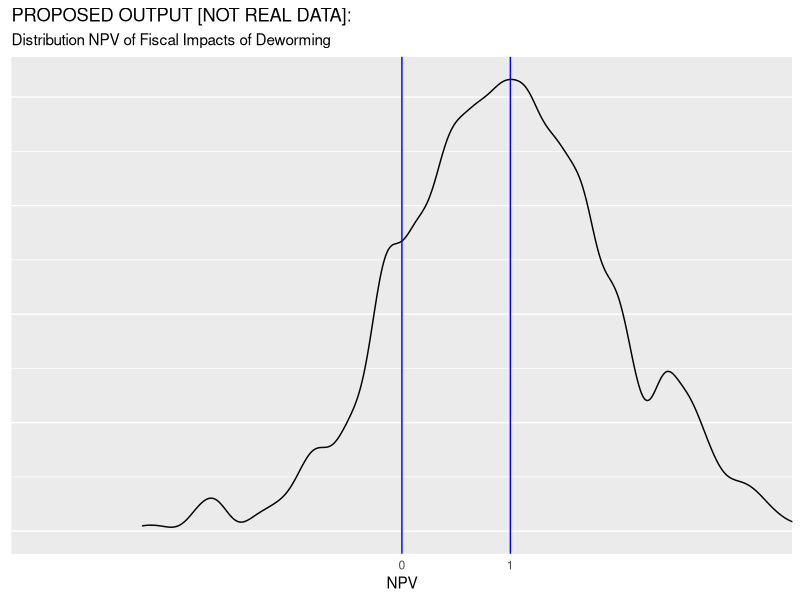
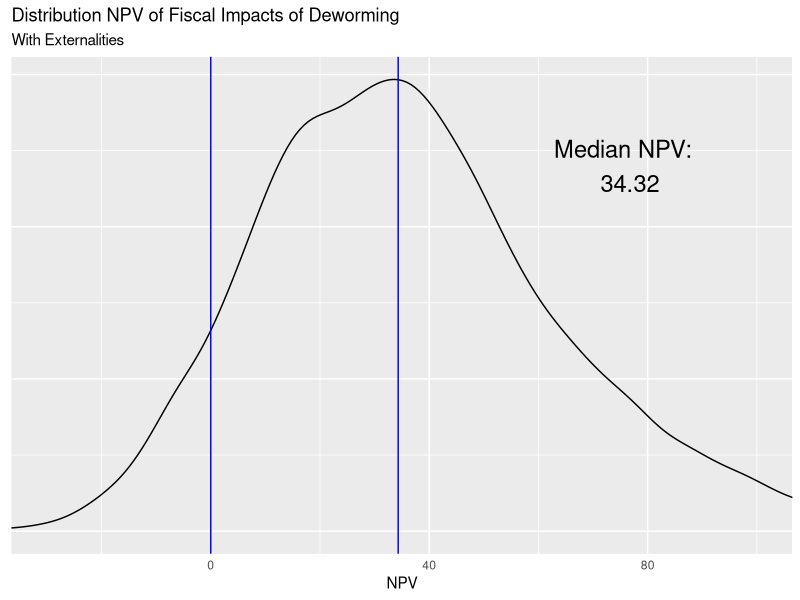

These charts were generated, in order, by the following R code:
## ---- chunk 1
knitr::opts_chunk$set(echo = TRUE)
## ---- chunk 2
## Data 
gov_bonds <- 	0.1185	          #Kenyan interest on sovereign debt - Central Bank of Kenya
inflation <-  0.02              #Kenyan inflation rate - World Bank Development Indicators
wage_ag_val <- 	11.84	          #Mean hourly wage rate (KSH) - Suri 2011 
wage_ww_val <- 	14.5850933      #Control group hourly wage, ww (cond >=10 hrs per week) - Table 4, Panel B
profits_se_val <- 1766          #Control group monthly self-employed profits - Table 4, Panel A
hours_se_cond_val <- 38.1       #Control group weekly self-employed hours, conditional on hrs >0 - Table D13, Panel D
hours_ag_val <- 8.3             #Control group hrs per week, agriculture - Table 4, Panel D
hours_ww_val <- 6.9             #Control group hrs per week, working for wages - Table 4, Panel B
hours_se_val <- 3.3             #Control group hrs per week, self-employment - Table 4, Panel A
ex_rate_val <- 85               #Exchange Rate - Central Bank of Kenya 
growth_rate_val <- 1.52/100     #Per-capita GDP growth, 2002-2011 (accessed 1/29/13) -	World Bank - see notes
coverage_val  <- 0.681333333    #Fraction of treated primary school students within 6 km - from W@W - see note
saturation_val <-  0.511        #Overall Saturation - not reported in table, average of T & C
full_saturation_val <- 0.75     #REPEATED WITH q_full_val in Research component
tax_val <- 0.16575              #ADD INFO
unit_cost_local_val <- 43.66    #Deworm the World
years_of_treat_val <- 2.41      #Additional Years of Treatment - Table 1, Panel A
    
    
## Research   
lambda1_vals <- c(3.49, 0)      #Hrs per week increase for men and women CONFIRM
lambda2_val <- 10.2             #Externality effect (proportional) - Table 3, Panel B
q_full_val <- 0.75              #Take up rates with full subsidy. From Miguel and Kremmer (2007)
    
## Guess work   
periods_val <- 50               #Total number of periods to forecast wages
time_to_jm_val <- 10            #Time from intial period until individual join the labor force
coef_exp_val <- c(0, 0)         #Years of experience coefficients (1-linear, 2-cuadratic)	- see notes 
teach_sal_val <- 5041           #Yearly secondary schooling compensation	5041 - from ROI materials
teach_ben_val <- 217.47         #Yearly secondary schooling teacher benefits	217.47
n_students_val <- 45            #Average pupils per teacher	45


# (Delta E) Additional direct seconday schooling increase (from Joan)	
delta_ed_vals <- c(-0.00176350949079451, 0.00696052250263997, 0.0258570306763183, 
  0.0239963665555466, 0.027301406306074, 0.0234125454594173, 0.0279278879439199, 
  0.00647044449446303, 0.00835739437790601)                                     
delta_ed_vals <- cbind(delta_ed_vals, 1999:2007)

#Additional externality secondary schooling increase (from Joan)
delta_ed_ext_vals <- c(-0.0110126908021048,	0.0140448546741008,	-0.0034636291545585,
                       0.0112940214439477,	0.0571608179771775,	-0.0560546793186931,
                       0.0558284756343451,	0.1546264843901160,	0.0055961489945619)
delta_ed_ext_vals <- cbind(delta_ed_ext_vals, 1999:2007)

#Notes: 
# on growth_rate_val: (http://data.worldbank.org/indicator/NY.GDP.PCAP.KD/), see calculation on "Kenya GDP per capita" tab. In W@W this equals 1.52%. ISSUE: This growth number should be updated to be 2002-2014, I think.
# on coef_exp_val: 1998/1999 Kenyan labor force survey; regression of earnings on age, age^2, female dummy, indicators for attained primary/secondary/beyond, and province dummies. Estimate used in W@W: (0.1019575, -0.0010413). ISSUE: For now assume no further life cycle adjustment beyond KLPS-3 (likely a conservative assumption).
# coverage_val: Overall Saturation (0.511) / 0.75 - not reported in table, average of T & C
## ---- chunk 3
set.seed(1234) 
library(tidyverse)

ggplot() +
  geom_density(aes(x = rnorm(1000, mean = 1),
                   alpha = 1/2), bw=.11, kernel = "gau") +
  geom_vline(xintercept = c(0, 1), col="blue") +
  coord_cartesian(xlim = c(-3,3)) +
  scale_x_discrete(limits = c(0,1))  +   
  guides(alpha = "none", colour="none") +
  labs(y = NULL,
       x = "NPV" ,
       title = "PROPOSED OUTPUT [NOT REAL DATA]:", 
       subtitle = "Distribution NPV of Fiscal Impacts of Deworming")+
  theme(axis.ticks = element_blank(), axis.text.y = element_blank())
## ---- chunk 4
# Gamma is used to index gender. 
npv <- function(n_male=1/2, n_female=1/2, 
                interest_r=interst_r_val, 
                wage=wage_t_val, 
                lambda1_male=lambda1_vals[1],
                lambda1_female=lambda1_vals[2], 
                tax=tax_val, 
                saturation=saturation_val, 
                coverage=coverage_val, 
                cost_of_schooling=cost_per_student, 
                delta_ed_male=delta_ed_vals[,1], 
                delta_ed_female=delta_ed_vals[,1], 
                lambda2_male=lambda2_vals[1], 
                lambda2_female=lambda2_vals[2], 
                s1=0, q1=0, s2=s2_val, q2=q2_val, 
                periods=periods_val) {
  ns <- c(n_male, n_female)
  lambda1s <- c(lambda1_male, lambda1_female)
  lambda2s <- c(lambda2_male, lambda2_female)
  index_t <- 0:periods
  delta_ed_s <- cbind(delta_ed_male, delta_ed_female) 
  delta_ed_s <- rbind(c(0,0), delta_ed_s, matrix(0,41, 2) ) 
  
  benef <- matrix(NA, 51,2)
  for (i in 1:2){
  benef[,i] <- ( 1 / (1 + interest_r) )^index_t * wage * 
                     ( lambda1s[i] + saturation * lambda2s[i] / coverage ) 
  }
  
  res1 <- sum( ns * ( tax * apply(benef, 2, sum) - 
            apply( ( 1 / (1 + interest_r) )^index_t * 
                     delta_ed_s * cost_of_schooling, 2, sum) )
          ) - (s2 * q2  - s1 * q1) 
#  browser()
  return(res1)  
}
## ---- chunk 5
interst_r_val <- gov_bonds - inflation
## ---- chunk 6
wage_0_f <- function(wage_ag = wage_ag_val, 
                     wage_ww = wage_ww_val, 
                     profits_se = profits_se_val, 
                     hours_se_cond = hours_se_cond_val, 
                     hours_ag = hours_ag_val, 
                     hours_ww = hours_ww_val, 
                     hours_se = hours_se_val, 
                     ex_rate = ex_rate_val) {
  wage_se <- profits_se / (4.5 * hours_se_cond)
  wage_ls <- c(wage_ag, wage_ww, wage_se)
  alpha_ls <- c(hours_ag, hours_ww, hours_se) / sum( c(hours_ag, hours_ww, hours_se) )
  res1 <- 1/ex_rate * sum( wage_ls * alpha_ls )
  return(res1)
}

#close to value from spreadsheet (Assumps&Panel A Calcs!B137 = 0.1481084), 
#but I suspect diff due to computational precision 

wage_0_val <- wage_0_f()  

experience_val <- 0:periods_val - time_to_jm_val

wage_t <- function(wage_0 = wage_0_val, 
                   growth_rate = growth_rate_val, 
                   experience = experience_val, 
                   coef_exp1 = coef_exp_val[1], 
                   coef_exp2 = coef_exp_val[2]) {
  res1 <- 52 * wage_0 *( ( 1 + growth_rate )^experience ) * 
    ( 1 + coef_exp1 * experience + coef_exp2 * experience^2 ) * 
    ifelse(0:periods_val >= time_to_jm_val, 1, 0)
  return(res1) 
}

#close to value from spreadsheet (Calcs-Table 5!N21.. = 7.701634678), 
#but I suspect diff due to computational precision 
wage_t_val <- wage_t()
## ---- chunk 7
lambda1_vals <- rep(0.5 * lambda1_vals[1] + 0.5 *lambda1_vals[2], 2)
lambda2_vals <- rep(lambda2_val, 2)
## ---- chunk 8
#R 
coverage_val <-  saturation_val / full_saturation_val
#p 
saturation_val <- full_saturation_val * coverage_val
## ---- chunk 9
cost_per_student <- (teach_sal_val + teach_ben_val) / n_students_val
## ---- chunk 10
# Nothing here yet with delta_ed_vals, but would like to incorporate model from Joan
# delta_ed_vals <- 
delta_ed_ext_total <- delta_ed_ext_vals[,1] + delta_ed_vals[,1]
## ---- chunk 11
s2_val <- ( unit_cost_local_val / ex_rate_val ) * years_of_treat_val
q2_val <- q_full_val
## ---- chunk 12
#no externality NPV
res_npv_no_ext <- npv(lambda2_male = 0, lambda2_female = 0)

#yes externality NPV
res_npv_yes_ext <- npv(delta_ed_male = delta_ed_ext_total, 
                       delta_ed_female = delta_ed_ext_total )
## ---- chunk 13
#34.8401
nsims <- 1e4
set.seed(1234)
#Defaoult dist: normal, default sd: 0.1* mean
## Data 
gov_bonds_sim <- rnorm(n = nsims, mean = gov_bonds, sd = 0.1 * gov_bonds)	
inflation_sim <- rnorm(nsims, inflation, 0.1 * inflation)
wage_ag_val_sim <- rnorm(nsims, wage_ag_val, 0.1 * wage_ag_val)
wage_ww_val_sim <- rnorm(nsims, wage_ww_val, 0.1 * wage_ww_val)
profits_se_val_sim <- rnorm(nsims, profits_se_val, 0.1 * profits_se_val)
hours_se_cond_val_sim <- rnorm(nsims, hours_se_cond_val, 0.1 * hours_se_cond_val)
hours_ag_val_sim <- rnorm(nsims, hours_ag_val, 0.1 * hours_ag_val)
hours_ww_val_sim <- rnorm(nsims, hours_ww_val, 0.1 * hours_ww_val)
hours_se_val_sim <- rnorm(nsims, hours_se_val, 0.1 * hours_se_val)
ex_rate_val_sim <- rnorm(nsims, ex_rate_val, 0.1 * ex_rate_val)
growth_rate_val_sim <- rnorm(nsims, growth_rate_val, 0.1 * growth_rate_val)
coverage_val_sim <- rnorm(nsims, coverage_val, 0.1 * coverage_val)
saturation_val_sim <- rnorm(nsims, saturation_val, 0.1 * saturation_val)
full_saturation_val_sim <- rnorm(nsims, full_saturation_val, 0.1 * full_saturation_val)
tax_val_sim <- rnorm(nsims, tax_val, 0.1 * tax_val)
unit_cost_local_val_sim <- rnorm(nsims, unit_cost_local_val, 0.1 * unit_cost_local_val)
years_of_treat_val_sim <- rnorm(nsims, years_of_treat_val, 0.1 * years_of_treat_val)

## Research
lambda1_vals_sim <- sapply(lambda1_vals, function(x)  rnorm(nsims, mean = x, sd = 0.1 * x) )
lambda2_val_sim <- rnorm(nsims, lambda2_val, 0.1 * lambda2_val)
q_full_val_sim <- rnorm(nsims, q_full_val, 0.1 * q_full_val)

## Guess work
periods_val <- 50           #Total number of periods to forecast wages
time_to_jm_val <- 10        #Time from intial period until individual join the labor force
coef_exp_val_sim <-  sapply(coef_exp_val, function(x)  rnorm(nsims, mean = x, sd = 0.001))
teach_sal_val_sim <- rnorm(nsims, teach_sal_val, 0.1 * teach_sal_val)
teach_ben_val_sim <- rnorm(nsims, teach_ben_val, 0.1 * teach_ben_val)
n_students_val_sim <- rnorm(nsims, n_students_val, 0.1 * n_students_val)

delta_ed_vals_sim <- sapply(delta_ed_vals[,1], function(x)  rnorm(nsims, mean = x, sd = sd(delta_ed_vals[,1])))
colnames(delta_ed_vals_sim) <- 1999:2007

delta_ed_ext_vals_sim <- sapply(delta_ed_ext_vals[,1], function(x)  rnorm(nsims, mean = x, sd = sd(delta_ed_ext_vals[,1])))
colnames(delta_ed_ext_vals_sim) <- 1999:2007

npv_sim <- rep(NA, nsims)
#yes externality NPV
for (i in 1:nsims) {
  interst_r_val <- gov_bonds_sim[i] - inflation_sim[i]
  wage_0_val <- wage_0_f(wage_ag = wage_ag_val_sim[i], 
                       wage_ww = wage_ww_val_sim[i], 
                       profits_se = profits_se_val_sim[i], 
                       hours_se_cond = hours_se_cond_val_sim[i], 
                       hours_ag = hours_ag_val_sim[i], 
                       hours_ww = hours_ww_val_sim[i], 
                       hours_se = hours_se_val_sim[i], 
                       ex_rate = ex_rate_val_sim[i])  
  experience_val <- 0:periods_val - time_to_jm_val
  wage_t_val <- wage_t(wage_0 = wage_0_val, 
                   growth_rate = growth_rate_val_sim[i], 
                   experience = experience_val, 
                   coef_exp1 = coef_exp_val_sim[i,1], 
                   coef_exp2 = coef_exp_val_sim[i,2])
  lambda1_vals_aux <- rep(0.5 * lambda1_vals_sim[i,1] + 0.5 * lambda1_vals_sim[i,2], 2)
  lambda2_vals <- rep(lambda2_val_sim[i], 2)
  coverage_val_aux <-  saturation_val_sim[i] / full_saturation_val_sim[i]
  saturation_val_aux <- full_saturation_val_sim[i] * coverage_val_sim[i]
  cost_per_student <- (teach_sal_val_sim[i] + teach_ben_val_sim[i]) / n_students_val_sim[i]
  q2_val_aux <- q_full_val_sim[i]
  s2_val_aux <- ( unit_cost_local_val_sim[i] / ex_rate_val_sim[i] ) * years_of_treat_val_sim[i]
  delta_ed_ext_total_sim <- delta_ed_vals_sim[i,] + delta_ed_ext_vals_sim[i,]
 
  include_ext <- TRUE
  if (include_ext==TRUE){
    delta_ed_final <-  delta_ed_ext_total_sim
  }else{
    delta_ed_final <- delta_ed_vals_sim[i,]
  }
  
  npv_sim[i] <- npv(interest_r = interst_r_val, 
                     wage = wage_t_val, 
                     lambda1_male = lambda1_vals_aux[1], 
                     lambda1_female = lambda1_vals_aux[2], 
                     lambda2_male =  lambda2_vals[1], 
                     lambda2_female =  lambda2_vals[2],
                     coverage = coverage_val_aux,
                     saturation = saturation_val_aux,
                     tax = tax_val_sim[i], 
                     cost_of_schooling=cost_per_student, 
                     delta_ed_male = delta_ed_final, 
                     delta_ed_female = delta_ed_final, 
                     q2 = q2_val_aux, 
                     s2 = s2_val_aux)
}

# unit test
if (abs(sd(npv_sim) - 30.5607)>0.0001 ) {
  print("Output has change")
}

npv_for_text <- paste("Median NPV:\n ", round(median(npv_sim), 2))
ggplot() +
  geom_density(aes(x = npv_sim,
                   alpha = 1/2), kernel = "gau") +
  geom_vline(xintercept = c(0, median(npv_sim)), col="blue") +
  coord_cartesian(xlim = c(-30,100)) +
  guides(alpha = "none", colour="none") +
  labs(y = NULL,
       x = "NPV" ,
       title = "Distribution NPV of Fiscal Impacts of Deworming", 
       subtitle = "With Externalities")+
  annotate("text", x = 2.2 * median(npv_sim), y = 0.012, label = npv_for_text, size = 6)+
  theme(axis.ticks = element_blank(), axis.text.y = element_blank())
